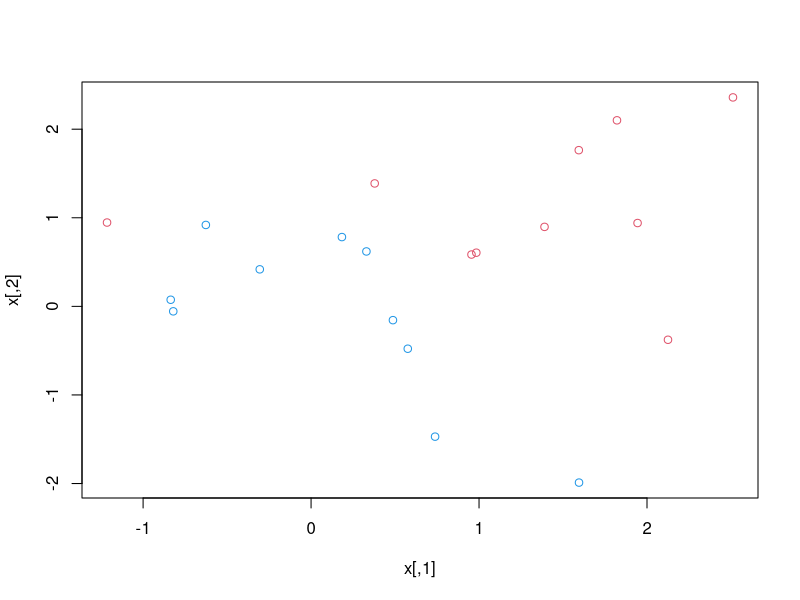
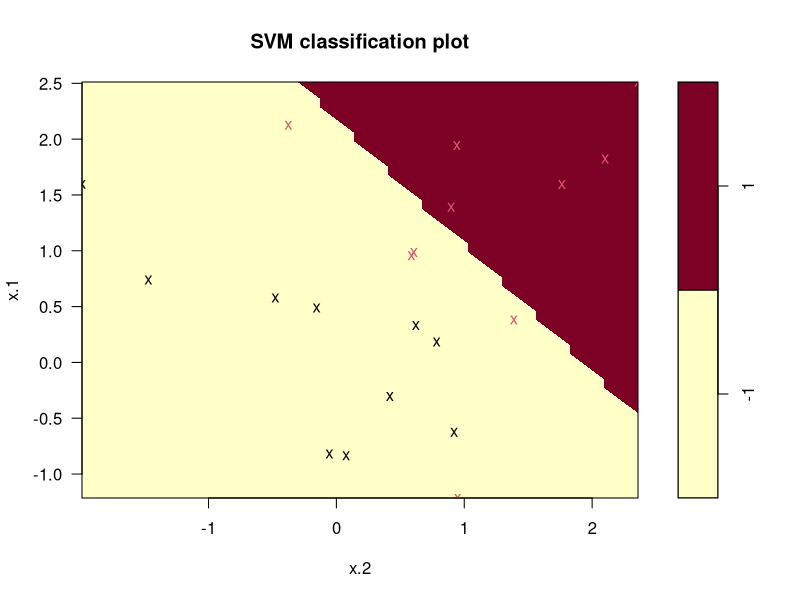
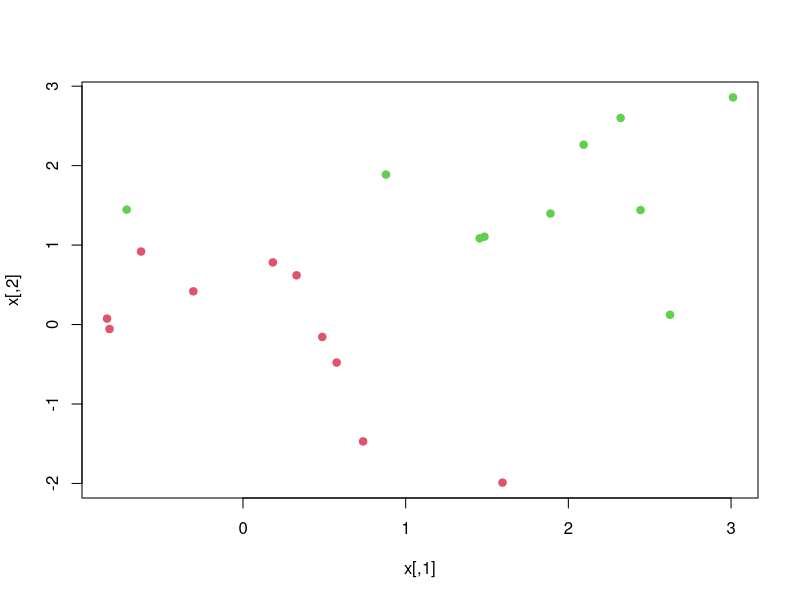
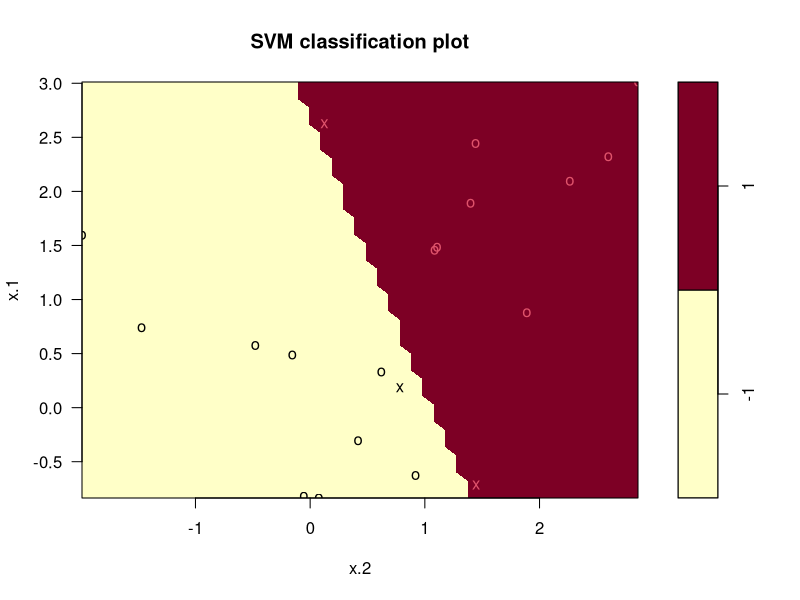
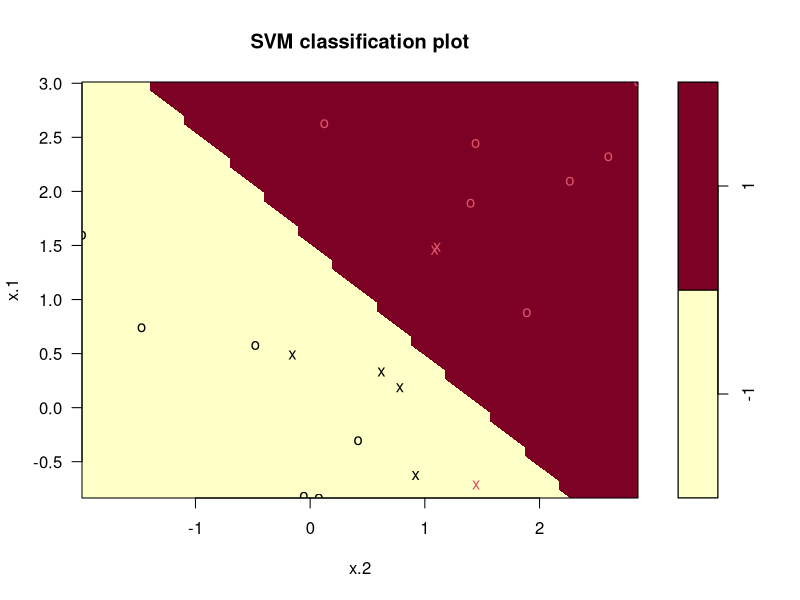
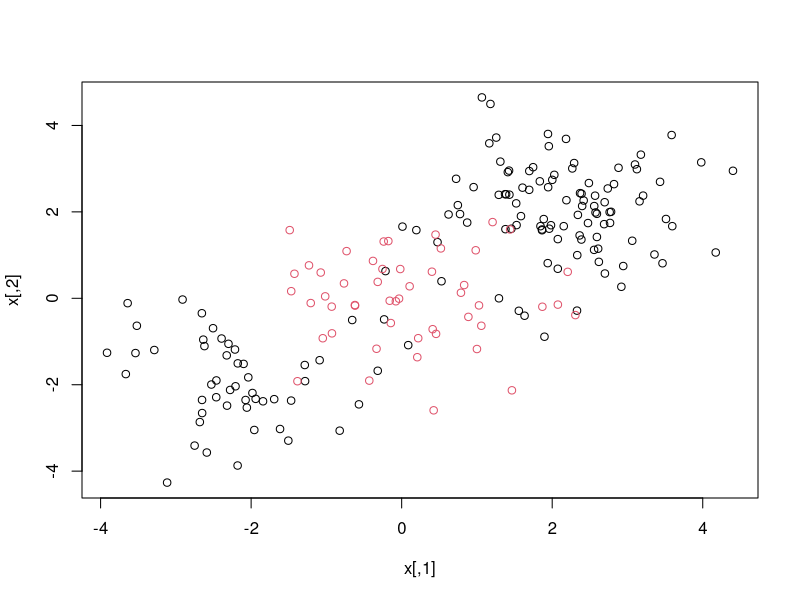
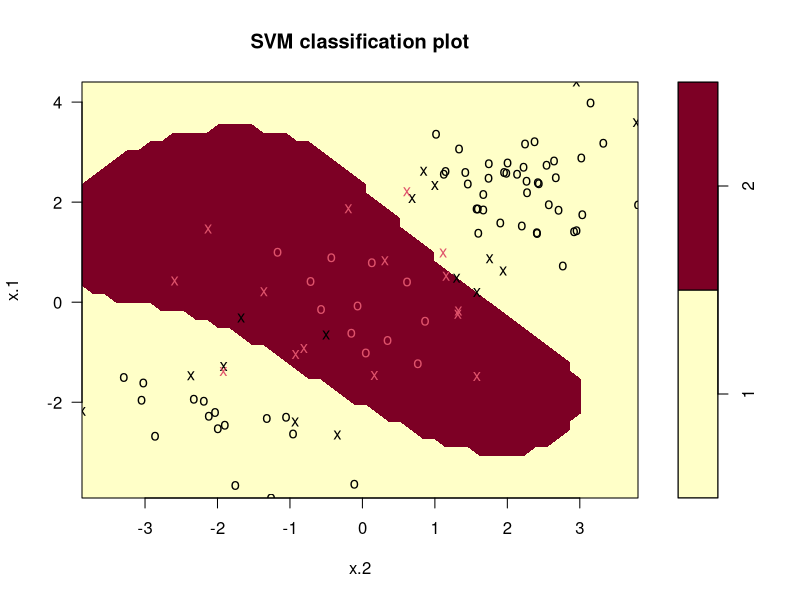
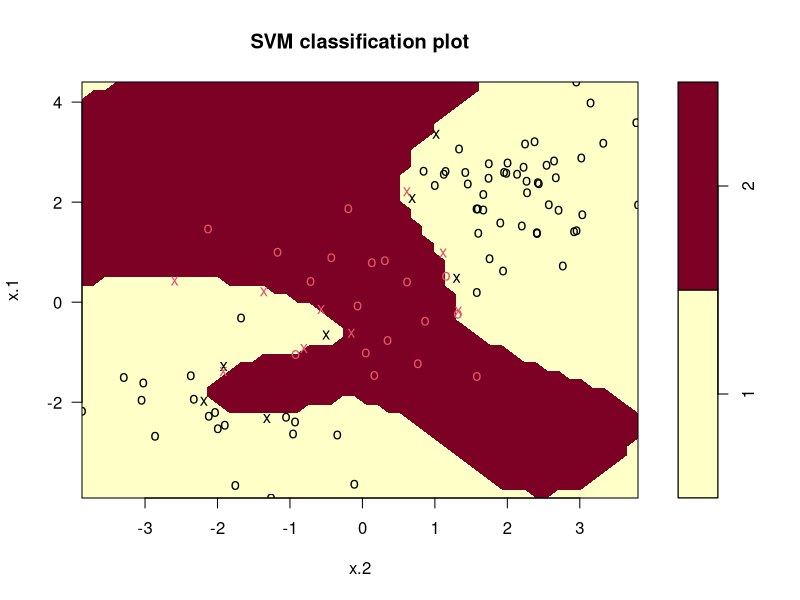

Generate these figures, in order, with R:
# IML week 4

# 3

set.seed(1)
x = matrix(rnorm(20*2), ncol =2)
y = c(rep(-1,10), rep(1,10))
x[y==1,] = x[y==1,] + 1
plot(x, col=(3-y))

dat = data.frame(x=x, y = as.factor(y))
library(e1071)
svmfit = svm(y~.,  data = dat , kernel ="linear", cost=0.01, scale = FALSE )

plot(svmfit, dat)

svmfit$index

summary(svmfit) 

set.seed (1)
tune.out = tune(svm, y~.,  data = dat , kernel ="linear",
                      ranges = list (cost = c(0.001 , 0.01 , 0.1 , 1 ,5 ,10 ,100)))

summary(tune.out)

bestmod = tune.out$best.model
summary ( bestmod )

xtest = matrix ( rnorm (20*2) , ncol =2)
ytest = sample ( c ( -1 ,1) , 20 , rep = TRUE )
xtest [ ytest ==1 ,]= xtest [ ytest ==1 ,] + 1
testdat = data.frame( x = xtest , y = as.factor ( ytest ) )

ypred = predict ( bestmod , testdat )
table ( predict = ypred , truth = testdat$y )

svmfit = svm (y~., data = dat , kernel ="linear" , cost =.01 ,
               scale = FALSE )
ypred = predict ( svmfit , testdat )
table ( predict = ypred , truth = testdat$y )

x [ y ==1 ,]= x [ y ==1 ,]+0.5
plot(x, col =( y +5) /2 , pch =19)

dat = data.frame ( x =x , y = as.factor ( y ) )
svmfit = svm ( y~., data = dat , kernel ="linear"  , cost =1e+05)
summary ( svmfit )

plot ( svmfit , dat )


svmfit = svm ( y~., data = dat , kernel ="linear" , cost =1)
summary ( svmfit )
plot ( svmfit , dat )

set.seed (1)
x = matrix ( rnorm (200*2) , ncol =2)
x [1:100 ,]= x [1:100 ,]+2
x [101:150 ,]= x [101:150 ,] -2
y = c ( rep (1 ,150) , rep (2 ,50) )
dat = data.frame ( x =x , y = as.factor ( y ) )

plot (x , col = y )

train = sample (200 ,100)
svmfit = svm ( y~. , data = dat [ train ,] , kernel ="radial", gamma =1,
                 cost =1)
plot ( svmfit , dat [ train ,])
summary ( svmfit )

svmfit = svm ( y~. , data = dat [ train ,] , kernel ="radial" , gamma =1 ,
               cost =1e+05 )
plot ( svmfit , dat [ train ,])

set.seed (1)
tune.out = tune ( svm , y~., data = dat [ train ,] , kernel ="radial" ,
                      ranges = list ( cost = c (0.1 ,1 ,10 ,100 ,1000) ,
                                      gamma = c (0.5 ,1 ,2 ,3 ,4) ) )
summary ( tune.out)
table ( true = dat [ - train ,"y"] , pred = predict ( tune.out$best.model ,
                                                        newdata = dat [ - train ,]) )

svmfit = svm( y~. , data = dat [ train ,] , kernel ="radial" , gamma =2 ,
               cost =1)
plot ( svmfit , dat [ train ,])